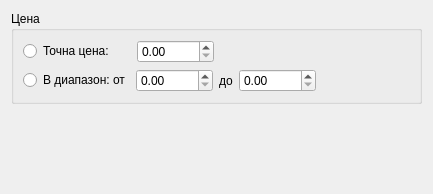
<?xml version="1.0" encoding="UTF-8"?>
<ui version="4.0">
 <class>PriceInputWidget</class>
 <widget class="QWidget" name="PriceInputWidget">
  <property name="geometry">
   <rect>
    <x>0</x>
    <y>0</y>
    <width>433</width>
    <height>194</height>
   </rect>
  </property>
  <property name="windowTitle">
   <string>Form</string>
  </property>
  <layout class="QVBoxLayout" name="verticalLayout_2">
   <item>
    <widget class="QGroupBox" name="groupBox">
     <property name="title">
      <string>Цена</string>
     </property>
     <layout class="QVBoxLayout" name="verticalLayout">
      <item>
       <layout class="QHBoxLayout" name="horizontalLayout_3">
        <item>
         <widget class="QRadioButton" name="exactRadio">
          <property name="text">
           <string>Точна цена:     </string>
          </property>
         </widget>
        </item>
        <item>
         <widget class="QDoubleSpinBox" name="exactSpin">
          <property name="maximum">
           <double>10000.000000000000000</double>
          </property>
         </widget>
        </item>
        <item>
         <spacer name="horizontalSpacer_4">
          <property name="orientation">
           <enum>Qt::Orientation::Horizontal</enum>
          </property>
          <property name="sizeHint" stdset="0">
           <size>
            <width>40</width>
            <height>20</height>
           </size>
          </property>
         </spacer>
        </item>
       </layout>
      </item>
      <item>
       <layout class="QHBoxLayout" name="horizontalLayout_2">
        <item>
         <widget class="QRadioButton" name="rangeRadio">
          <property name="text">
           <string>В диапазон: от</string>
          </property>
         </widget>
        </item>
        <item>
         <widget class="QDoubleSpinBox" name="fromSpin">
          <property name="maximum">
           <double>10000.000000000000000</double>
          </property>
         </widget>
        </item>
        <item>
         <widget class="QLabel" name="label">
          <property name="text">
           <string>до</string>
          </property>
         </widget>
        </item>
        <item>
         <widget class="QDoubleSpinBox" name="toSpin">
          <property name="maximum">
           <double>10000.000000000000000</double>
          </property>
         </widget>
        </item>
        <item>
         <spacer name="horizontalSpacer_3">
          <property name="orientation">
           <enum>Qt::Orientation::Horizontal</enum>
          </property>
          <property name="sizeHint" stdset="0">
           <size>
            <width>40</width>
            <height>20</height>
           </size>
          </property>
         </spacer>
        </item>
       </layout>
      </item>
     </layout>
    </widget>
   </item>
   <item>
    <spacer name="verticalSpacer">
     <property name="orientation">
      <enum>Qt::Orientation::Vertical</enum>
     </property>
     <property name="sizeHint" stdset="0">
      <size>
       <width>20</width>
       <height>157</height>
      </size>
     </property>
    </spacer>
   </item>
  </layout>
 </widget>
 <resources/>
 <connections/>
</ui>
